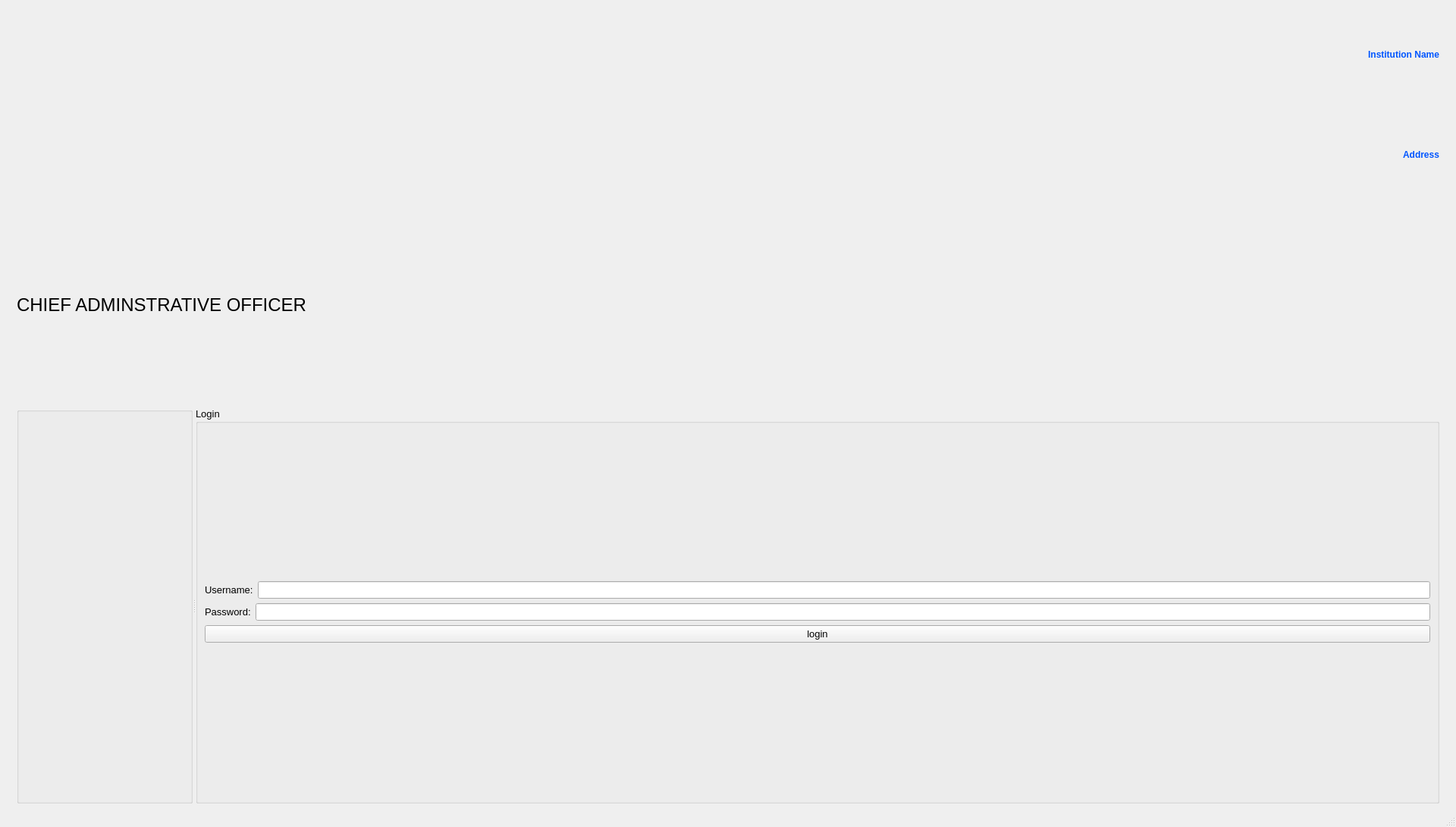
<?xml version="1.0" encoding="UTF-8"?>
<ui version="4.0">
 <class>Admin_Login</class>
 <widget class="QMainWindow" name="Admin_Login">
  <property name="geometry">
   <rect>
    <x>0</x>
    <y>0</y>
    <width>1920</width>
    <height>1090</height>
   </rect>
  </property>
  <property name="windowTitle">
   <string>Admin Login</string>
  </property>
  <property name="windowIcon">
   <iconset resource="resources.qrc">
    <normaloff>:/new/images/icons/logoicon.ico</normaloff>:/new/images/icons/logoicon.ico</iconset>
  </property>
  <property name="styleSheet">
   <string notr="true">#centralwidget {
background-image: url(:/new/images/Images/wall.jpg);
}</string>
  </property>
  <widget class="QWidget" name="centralwidget">
   <layout class="QHBoxLayout" name="horizontalLayout_3">
    <item>
     <widget class="QLabel" name="label_9">
      <property name="text">
       <string/>
      </property>
     </widget>
    </item>
    <item>
     <layout class="QVBoxLayout" name="verticalLayout_6">
      <item>
       <layout class="QVBoxLayout" name="verticalLayout_3">
        <item>
         <layout class="QVBoxLayout" name="verticalLayout_2">
          <item>
           <widget class="QLabel" name="inst_name">
            <property name="styleSheet">
             <string notr="true">font: 75 24pt &quot;MS Shell Dlg 2&quot;;
color: rgb(0, 85, 255);
qproperty-alignment: AlignCenter;</string>
            </property>
            <property name="text">
             <string>&lt;html&gt;&lt;head/&gt;&lt;body&gt;&lt;p align=&quot;right&quot;&gt;&lt;span style=&quot; font-weight:600; color:#0055ff;&quot;&gt;Institution Name&lt;/span&gt;&lt;/p&gt;&lt;/body&gt;&lt;/html&gt;</string>
            </property>
           </widget>
          </item>
          <item>
           <widget class="QLabel" name="inst_address">
            <property name="styleSheet">
             <string notr="true">font: 75 24pt &quot;MS Shell Dlg 2&quot;;
color: rgb(0, 85, 255);
qproperty-alignment: AlignCenter;</string>
            </property>
            <property name="text">
             <string>&lt;html&gt;&lt;head/&gt;&lt;body&gt;&lt;p align=&quot;right&quot;&gt;&lt;span style=&quot; font-weight:600; color:#0055ff;&quot;&gt;Address&lt;/span&gt;&lt;/p&gt;&lt;/body&gt;&lt;/html&gt;</string>
            </property>
           </widget>
          </item>
         </layout>
        </item>
        <item>
         <widget class="QLabel" name="label_2">
          <property name="font">
           <font>
            <family>MS Shell Dlg 2</family>
            <pointsize>18</pointsize>
            <weight>50</weight>
            <italic>false</italic>
            <bold>false</bold>
           </font>
          </property>
          <property name="styleSheet">
           <string notr="true">
font: 75 12pt &quot;MS Sans Serif&quot;;
font: 18pt &quot;MS Shell Dlg 2&quot;;
qproperty-alignment: AlignCenter;</string>
          </property>
          <property name="text">
           <string>CHIEF ADMINSTRATIVE OFFICER</string>
          </property>
         </widget>
        </item>
       </layout>
      </item>
      <item>
       <widget class="QSplitter" name="splitter">
        <property name="orientation">
         <enum>Qt::Horizontal</enum>
        </property>
        <widget class="QGroupBox" name="groupBox_2">
         <property name="title">
          <string/>
         </property>
         <layout class="QVBoxLayout" name="verticalLayout">
          <item>
           <widget class="QLabel" name="label_pic">
            <property name="autoFillBackground">
             <bool>false</bool>
            </property>
            <property name="styleSheet">
             <string notr="true">image: url(:/new/images/Images/user1.png);</string>
            </property>
            <property name="text">
             <string/>
            </property>
            <property name="pixmap">
             <pixmap>:/images/images/user1.png</pixmap>
            </property>
            <property name="scaledContents">
             <bool>true</bool>
            </property>
           </widget>
          </item>
         </layout>
        </widget>
        <widget class="QGroupBox" name="groupBox">
         <property name="font">
          <font>
           <family>MS Shell Dlg 2</family>
           <pointsize>10</pointsize>
           <weight>50</weight>
           <italic>false</italic>
           <bold>false</bold>
          </font>
         </property>
         <property name="styleSheet">
          <string notr="true">font: 25 8pt &quot;Microsoft JhengHei Light&quot;;
font: 10pt &quot;MS Shell Dlg 2&quot;;</string>
         </property>
         <property name="title">
          <string>Login</string>
         </property>
         <layout class="QVBoxLayout" name="verticalLayout_5">
          <item>
           <layout class="QVBoxLayout" name="verticalLayout_4">
            <item>
             <layout class="QHBoxLayout" name="horizontalLayout">
              <item>
               <widget class="QLabel" name="label_username">
                <property name="font">
                 <font>
                  <pointsize>10</pointsize>
                 </font>
                </property>
                <property name="mouseTracking">
                 <bool>true</bool>
                </property>
                <property name="toolTip">
                 <string>username of cao</string>
                </property>
                <property name="styleSheet">
                 <string notr="true">font: 75 8pt &quot;MS Shell Dlg 2&quot;;
font: 10pt &quot;MS Shell Dlg 2&quot;;</string>
                </property>
                <property name="text">
                 <string>Username:</string>
                </property>
               </widget>
              </item>
              <item>
               <widget class="QLineEdit" name="cao_username">
                <property name="font">
                 <font>
                  <family>MS Shell Dlg 2</family>
                  <pointsize>10</pointsize>
                  <weight>50</weight>
                  <italic>false</italic>
                  <bold>false</bold>
                 </font>
                </property>
                <property name="toolTip">
                 <string>&lt;html&gt;&lt;head/&gt;&lt;body&gt;&lt;p&gt;Rules:&lt;/p&gt;&lt;p&gt;Usernames can consist of lowercase and capitals&lt;/p&gt;&lt;p&gt;Usernames can consist of alphanumeric characters&lt;/p&gt;&lt;p&gt;Usernames can consist of underscore and hyphens and spaces&lt;/p&gt;&lt;p&gt;Cannot be two underscores, two hypens or two spaces in a row&lt;/p&gt;&lt;p&gt;Cannot have a underscore, hypen or space at the start or end&lt;/p&gt;&lt;p&gt;&lt;br/&gt;&lt;/p&gt;&lt;/body&gt;&lt;/html&gt;</string>
                </property>
                <property name="styleSheet">
                 <string notr="true"/>
                </property>
               </widget>
              </item>
             </layout>
            </item>
            <item>
             <layout class="QHBoxLayout" name="horizontalLayout_2">
              <item>
               <widget class="QLabel" name="label">
                <property name="font">
                 <font>
                  <pointsize>10</pointsize>
                 </font>
                </property>
                <property name="toolTip">
                 <string/>
                </property>
                <property name="styleSheet">
                 <string notr="true">font: 75 8pt &quot;MS Shell Dlg 2&quot;;
font: 10pt &quot;MS Shell Dlg 2&quot;;</string>
                </property>
                <property name="text">
                 <string>Password:</string>
                </property>
               </widget>
              </item>
              <item>
               <widget class="QLineEdit" name="cao_password">
                <property name="font">
                 <font>
                  <family>MS Shell Dlg 2</family>
                  <pointsize>10</pointsize>
                  <weight>50</weight>
                  <italic>false</italic>
                  <bold>false</bold>
                 </font>
                </property>
                <property name="toolTip">
                 <string>&lt;html&gt;&lt;head/&gt;&lt;body&gt;&lt;p&gt;Rules:&lt;/p&gt;&lt;p&gt;6 to 20 characters&lt;/p&gt;&lt;p&gt;Must contain at least one digit;&lt;/p&gt;&lt;p&gt;Must contain at least one letter (case insensitive);&lt;/p&gt;&lt;p&gt;Can contain the following characters: ! @ # $ % &amp;amp; *&lt;/p&gt;&lt;p&gt;&lt;br/&gt;&lt;/p&gt;&lt;/body&gt;&lt;/html&gt;</string>
                </property>
                <property name="echoMode">
                 <enum>QLineEdit::Password</enum>
                </property>
               </widget>
              </item>
             </layout>
            </item>
            <item>
             <widget class="QPushButton" name="loginCao">
              <property name="font">
               <font>
                <pointsize>10</pointsize>
               </font>
              </property>
              <property name="mouseTracking">
               <bool>true</bool>
              </property>
              <property name="toolTip">
               <string>Login</string>
              </property>
              <property name="text">
               <string>login</string>
              </property>
             </widget>
            </item>
           </layout>
          </item>
         </layout>
        </widget>
       </widget>
      </item>
     </layout>
    </item>
    <item>
     <widget class="QLabel" name="label_11">
      <property name="text">
       <string/>
      </property>
     </widget>
    </item>
   </layout>
  </widget>
  <widget class="QStatusBar" name="statusbar"/>
 </widget>
 <resources>
  <include location="resources.qrc"/>
 </resources>
 <connections/>
</ui>
